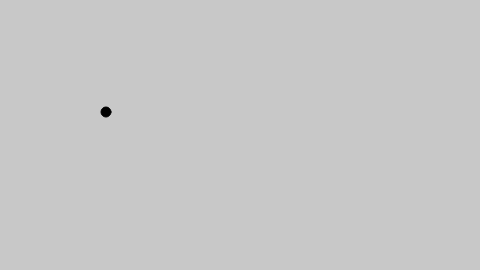
Frame 1 (no input)
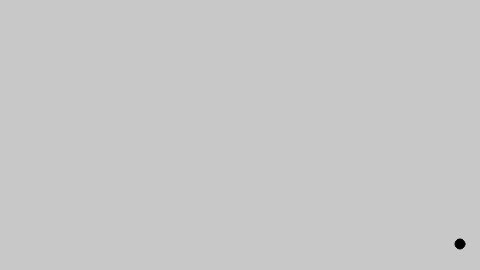
Frame 60 (no input)
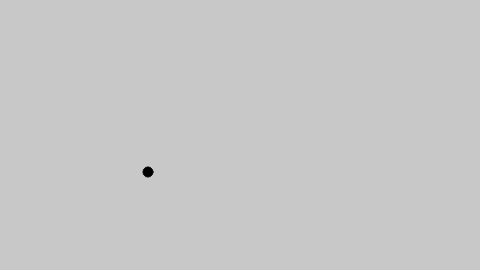
Frame 120 (the mouse pressed at the canvas centre since frame 60)

The p5.js sketch that drew these frames (run headless with seeded random() and noise() and a simulated clock; from frame 60 on, the mouse is pressed at the canvas centre):

// p5.js sketch
// ── sketch.js
var x = 100;
var y = 100;

var xspeed = 6;
var yspeed = 12;


function setup() {
  createCanvas(480, 270);
}

function draw() {

  x = x + xspeed;
  y = y + yspeed;

  if ((x > width) || (x < 0)) {
    xspeed = xspeed * -1;
  }

  else if ((y > height) || (y < 0)) {
    yspeed = yspeed * -1;
  }

  background(200);  
  ellipseMode(CENTER);
  rectMode(CENTER); 

  fill(0);
  circle(x, y, 10);

}
// ── parser.js
//test cases go here

console.log(1)
